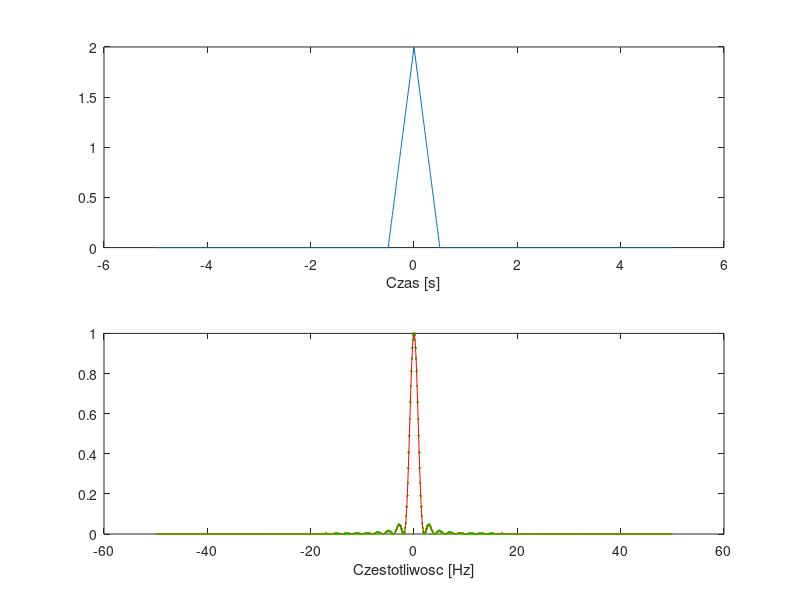

This chart was generated by the following MATLAB code:
close all; clear; clc; 
Fs=100;
t=-5:(1/Fs):5;
x=2*(abs(t)<1);
subplot(211), plot(t,x);

xlabel('Czas [s]')
XT=fftshift(fft(x)); % (a) fft -> presuniecie
WA=abs(XT)/Fs;  % (b) /Fs - naginanie danych 
WF=angle(XT);
%f=linspace(0,Fs,length(t));  %rozdziela wektor na liniowe czesci
f=linspace(-Fs/2,Fs/2,length(t));  % (a)

TT=abs(4*sinc(f*2));  % (c) abs() - naginanie danych 
                      % (d) *2 tylko dla matlaba bo matlab

subplot(212), plot(f, WA, 'r', f, TT, 'b'); % widmo amplitudowe i fazowe jest OD CZESTOTLIWOSCI
xlabel('Czestotliwosc [Hz]');  % za zrobienie wykresu od czasu minus polowa pkt na kol

%(a) - zmiany dla widocznosci lepszej

%%

close all; clear; clc; 
Fs=100;
t=-5:(1/Fs):5;
x=2*(abs(t)<1);
%x=2*(abs(t)<4)/4; % zwężenie widma
%x=2*(abs(t)<0.25)*4; % poszerzenie widma
%x=2*(abs(t-2)<4)/4; % przesuniecie w czasie nie zmienia WA widma amplitud.
subplot(211), plot(t,x);

xlabel('Czas [s]')
XT=fftshift(fft(x)); % (a) fft -> presuniecie
WA=abs(XT)/Fs;  % (b) /Fs - naginanie danych 
WF=angle(XT);
%f=linspace(0,Fs,length(t));  %rozdziela wektor na liniowe czesci
f=linspace(-Fs/2,Fs/2,length(t));  % (a)

TT=abs(4*sinc(f*2));  % (c) abs() - naginanie danych 
                      % (d) *2 tylko dla matlaba bo matlab

subplot(212), plot(f, WA, 'r', f, TT, 'b'); % widmo amplitudowe i fazowe jest OD CZESTOTLIWOSCI
xlabel('Czestotliwosc [Hz]');  % za zrobienie wykresu od czasu minus polowa pkt na kol

%(a) - zmiany dla widocznosci lepszej

%%
close all; clear; clc; 
Fs=100;
t=-5:(1/Fs):5;
%x=2*(abs(t)<1);
%x=2*(abs(t)<4)/4; % wyplaszczenie widma
x=2*(abs(t-1)<1); % odwrocenie 
subplot(211), plot(t,x);

xlabel('Czas [s]')
XT=fftshift(fft(x));
WA=abs(XT)/Fs;
WF=angle(XT);

f=linspace(-Fs/2,Fs/2,length(t));  % (a)

TT=abs(4*sinc(f*2));

subplot(212), plot(f, unwrap(WF));
xlabel('Czestotliwosc [Hz]');

%% 
close all; clear; clc; 
fft([1 2+1i 3-1i 1])
%%
close all; clear; clc; 
Fs = 50;
t=0:(1/Fs):20;
%x = x1 + x2 + x3
%x1 funk trojkatna tw=10 szer 4 amp 5
%x2 harm sin f=17Hz amp0.9
%x3 harm okres 0.1 amp 0.7
x1 = 5*(1-abs(t-10)/2).*( t>=8 & t<=12 );
x2 = 0.9*sin(2*pi*t*17);
x3 = 0.7*sin(2*pi*(1/0.1)*t);
x = x1+x2+x3;
XT = fftshift(fft(x));

f=2.5*(t-10);
 
WA=abs(XT);
subplot(211), plot(t,x);
subplot(212), plot(f,WA);  %piki sie zgadzaja f sinus przechodzi w delte diraca

%%
close all; clear; clc;
%Fs=100; t=<-5,5>
%x - trojk, amp 2 szer 1 srod 0
%wykres i wa
Fs=100;
t=-5:(1/Fs):5;
x=2*(1-abs(t)/0.5).*(abs(t)<0.5);

subplot(211), plot(t,x);
xlabel('Czas [s]')
XT=fftshift(fft(x)); % (a) fft -> presuniecie
WA=abs(XT)/Fs;  % (b) /Fs - naginanie danych 
WF=angle(XT);
%f=linspace(0,Fs,length(t));  %rozdziela wektor na liniowe czesci
f=linspace(-Fs/2,Fs/2,length(t));  % (a)

TT=abs(sinc(2*f/4).^2);  % (c) abs() - naginanie danych tu dla formalnosci
                      % (d) *2 tylko dla matlaba bo matlab

subplot(212), plot(f, WA, '.g', f, TT, 'r'); % widmo amplitudowe i fazowe jest OD CZESTOTLIWOSCI
xlabel('Czestotliwosc [Hz]');  % za zrobienie wykresu od czasu minus polowa  pkt na kol

%%
close all; clear; clc; 
fft([2-2i 3 -1i 1+3i])




